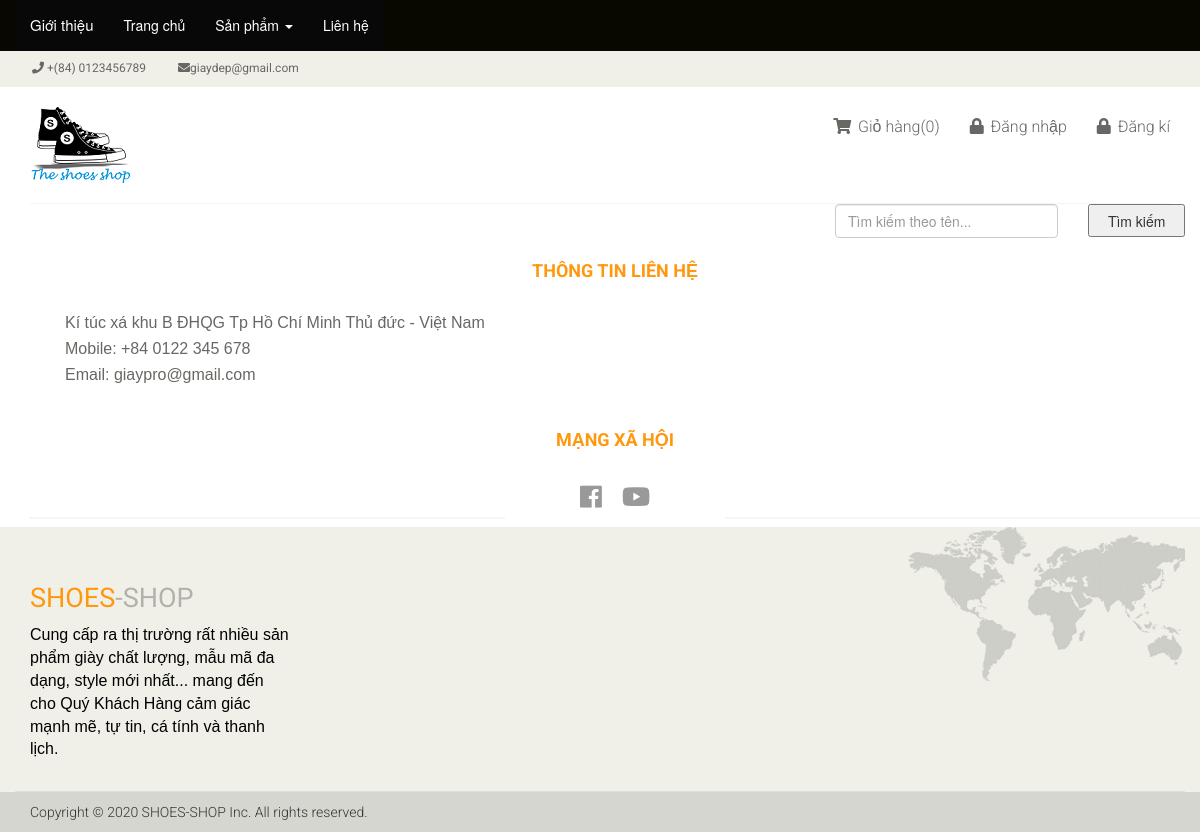
Page /index.php?p=lienhe on the committed database.
### tables this page shows
CREATE TABLE `thongtinlienhe` (
  `id` int(11) NOT NULL,
  `noi_dung_thong_tin_lien_he` text NOT NULL
);

CREATE TABLE `gioithieu` (
  `id_gioi_thieu` int(11) NOT NULL,
  `logo_trang_chu` text NOT NULL,
  `trang_chu` text NOT NULL,
  `trang_con` text NOT NULL
);

### function/trangchu.php (called while the page is built, shortened)
<?php
	function mnGioiThieu() {
		$qr ="SELECT * FROM gioithieu";
		return mysql_query($qr);
	}
?>

### page/trangchu/lienhe.php (the view, shortened to what this page needs)
<div id="contact-page" class="container">
	<div class="bg">
		<div class="row">
			<div class="col-sm-12">
				<div class="contact-info">
					<h2 class="title text-center">Thông tin liên hệ</h2>
					<address>
						<?php
							$rs=mysql_query("select * from thongtinlienhe");
							$row=mysql_fetch_array($rs);
							echo $row['noi_dung_thong_tin_lien_he'];
						?>
					</address>
					<div class="social-networks">
						<h2 class="title text-center">Mạng xã hội</h2>
						<ul>
							<li>
								<a href="https://www.facebook.com/"><i class="fab fa-facebook"></i></a>
							</li>
							<li>
								<a href="https://www.youtube.com/"><i class="fab fa-youtube"></i></a>
							</li>
						</ul>
					</div>
				</div>
			</div>
		</div>
	</div>
</div>

### blocks/footer.php
<div class="footer-top">
			<div class="container">
				<div class="row">
					<div class="col-xs-12 col-sm-3 col-md-3 col-lg-3">
						<div class="companyinfo">
							<h2><span>Shoes</span>-shop</h2>
							<?php
								$gioithieu = mnGioiThieu();
								while ($row = mysql_fetch_array($gioithieu)) {
									echo $row['logo_trang_chu'];
								}
							?>
						</div>
					</div>
					<div class="col-xs-12 col-sm-offset-6 col-sm-3 col-md-offset-6 col-md-3 col-lg-offset-6 col-lg-3">
						<div class="">
							<img src="/images/home/map.png" alt="">
						</div>
					</div>
				</div>
			</div>
</div>
<div class="footer-bottom">
	<div class="container">
		<div class="row">
			<p class="pull-left">Copyright © 2020 SHOES-SHOP Inc. All rights reserved.</p>
		</div>
	</div>
</div>

### css/starter-template.css (style rules this page uses)
body { padding-top: 50px; }

### css/main.css (style rules this page uses)
body { font-family: 'Roboto', sans-serif; background:; position: relative; font-weight:400px; }
ul li { list-style: none; }
a { -webkit-transition: 300ms; -moz-transition: 300ms; -o-transition: 300ms; transition: 300ms; }
h1, h2, h3, h4, h5, h6 { font-family: 'Roboto', sans-serif; }
.footer-top .container { border-bottom: 1px solid #E0E0DA; padding-bottom: 20px; }
.companyinfo { margin-top: 57px; }
.companyinfo h2 { color: #B4B1AB; font-family: abel; font-size: 27px; text-transform: uppercase; }
.companyinfo h2 span { color:#FE980F; }
.companyinfo p { color: #B3B3AD; font-family: 'Roboto', sans-serif; font-size: 12px; font-weight: 300; }
.footer-top .col-sm-3 { overflow: hidden; }
.footer-bottom { background: #D6D6D0; padding-top: 10px; }
.footer-bottom p { color: #363432; font-family: 'Roboto', sans-serif; font-weight: 300; margin-left: 15px; }
.left-sidebar h2:after, h2.title:after { content: " "; position: absolute; border: 1px solid #f5f5f5; bottom:8px; left: 0; width: 100%; height: 0; z-index: -2; }
h2.title:before { content: " "; position: absolute; background: #fff; bottom: -6px; width: 220px; height: 30px; z-index: -1; left: 50%; margin-left: -110px; }
h2.title { color: #FE980F; padding: 3px; font-family: 'Roboto', sans-serif; font-size: 18px; font-weight: 700; margin: 0 15px; text-transform: uppercase; margin-bottom: 30px; }
.bg h2.title { margin-right:0; margin-left:0; margin-top: 0; }
#contact-page .contact-info { padding: 0 20px; }
#contact-page .contact-info address { margin-bottom: 40px; margin-top: -5px; }
#contact-page .contact-info p { margin-bottom: 0; color: #696763; font-size: 16px; line-height: 25px; }
.social-networks { overflow: hidden; text-align: center; }
.social-networks ul { margin-top: -5px; padding: 0; display: inline-block; }
.social-networks ul li { float: left; text-decoration: none; list-style: none; margin-right: 20px; }
.social-networks ul li:last-child { margin-right: 0; }
.social-networks ul li a { color: #999; font-size: 25px; }
.contact-info .social-networks ul li a i { background: none; }

### rows in the picture
thongtinlienhe: noi_dung_thong_tin_lien_he "Kí túc xá khu B ĐHQG Tp Hồ Chí Minh Thủ đức - Việt Nam Mobile: +84 0122 345 678 Email: giaypro@gmail.com"
gioithieu: logo_trang_chu "Cung cấp ra thị trường rất nhiều sản phẩm giày chất lượng, mẫu mã đa dạng, style mới nhất... mang đến cho Quý Khách Hàng cảm giác mạnh mẽ, tự tin, cá tính và thanh lịch."
